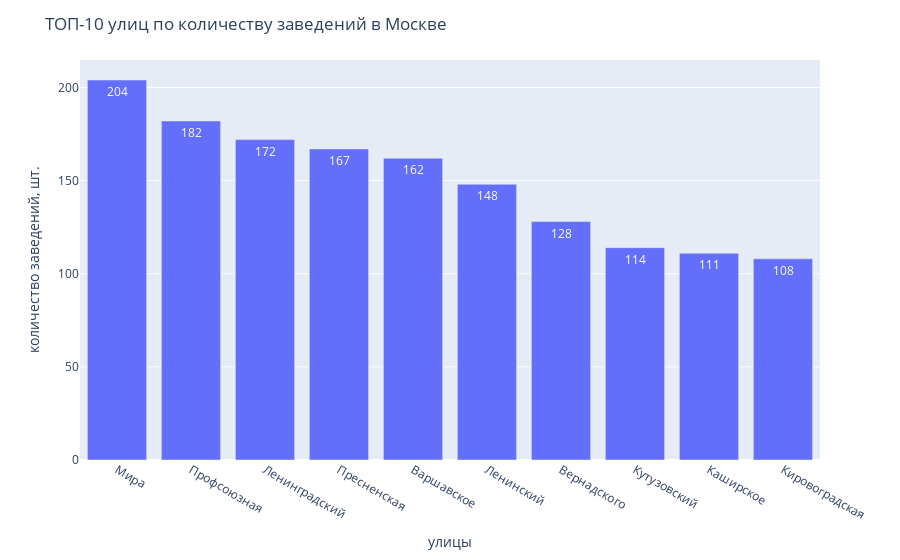

Source (notebook cell):
### Markdown cell above
Так как у меня получилось выжделить Москву и пригороды отдельно, то я хочу вывести ТОП-10 улиц по количеству по Москве и по регионам отдельно. Все таки это разные масштабы. В Москве много туристов, тогда как в пригородах их меньше, следовательно меньше аудитория заведений.

### Code cell
str_msk = df[df['area'] == 'Москва'].groupby(['street', 'type_street']).agg({
    'id':'count', 'region_msk':pd.Series.unique}).reset_index().sort_values('id', ascending=False).head(10)

fig = px.bar(str_msk.head(10), x='street', y='id', text='id', labels={'street':'улицы', 'id':'количество заведений, шт.'})
fig.update_layout(title_text='ТОП-10 улиц по количеству заведений в Москве')

fig.show()
str_msk

### Figure 1 — Plotly figure (JSON) as saved in the notebook; plotly's stock layout.template omitted (floating-point values rounded to 4 significant figures)
{"data": [{"alignmentgroup": "True", "hovertemplate": "улицы=%{x}<br>количество заведений, шт.=%{text}<extra></extra>", "legendgroup": "", "marker": {"color": "#636efa"}, "name": "", "offsetgroup": "", "orientation": "v", "showlegend": false, "text": [204, 182, 172, 167, 162, 148, 128, 114, 111, 108], "textposition": "auto", "type": "bar", "x": ["Мира", "Профсоюзная", "Ленинградский", "Пресненская", "Варшавское", "Ленинский", "Вернадского", "Кутузовский", "Каширское", "Кировоградская"], "xaxis": "x", "y": [204, 182, 172, 167, 162, 148, 128, 114, 111, 108], "yaxis": "y"}], "layout": {"barmode": "relative", "legend": {"tracegroupgap": 0}, "margin": {"t": 60}, "title": {"text": "ТОП-10 улиц по количеству заведений в Москве"}, "xaxis": {"anchor": "y", "domain": [0, 1], "title": {"text": "улицы"}}, "yaxis": {"anchor": "x", "domain": [0, 1], "title": {"text": "количество заведений, шт."}}}}
